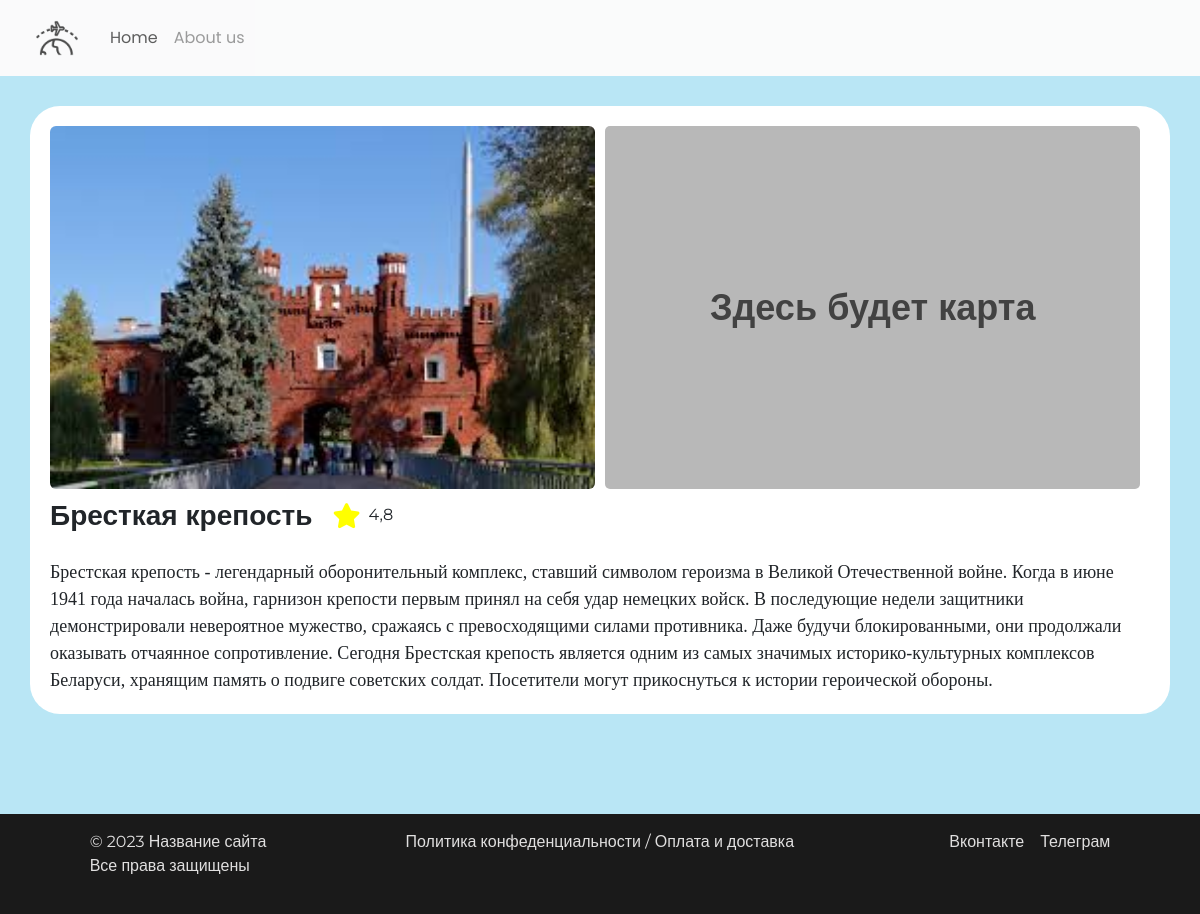
The page /tours/tour/2 on the database its author committed.
### main/models.py (models this page shows, shortened)
class Tour(models.Model):
    name = models.CharField(max_length=150)
    short_desc = models.TextField()
    full_desc = models.TextField()
    image_name = models.CharField(max_length=100)
    rating = models.FloatField()
    views = models.IntegerField()
    country = models.ForeignKey(Country, on_delete = models.CASCADE)
    category = models.ManyToManyField(Category)

### main/views.py (the view)
# urls.py: path('tours/tour/<int:pk>', views.TourDetailView.as_view(), name='tour'),
class TourDetailView(DetailView):
    model = Tour
    template_name = 'tour.html'
    context_object_name = 'tour'

### main/templates/tour.html (shortened to what this page needs)
{% extends "base.html" %}
{% load static %}
{% block style %}
    <link rel="stylesheet" href="{% static "/styles/tour.css" %}">
{% endblock %}
{% block content %}
<main>
<div class="cont h-auto">
    <div class="top d-flex info row">
        <div class="img_block col-lg-12">
            <img src="{% static "/img/tour/" %}{{tour.image_name}}.jpg" class="img-fluid rounded">
            <div class="map">
                <p>Здесь будет карта </p>
            </div>
        </div>
        <div class="title col-lg-12">
            <h3 class="fw-bold">{{tour.name}}</h3>
            <div style="display: flex;">
                <i class="fa-solid fa-star me-2" style="color: yellow; font-size: 25px;"></i>
                <p>{{tour.rating}}</p>
            </div>
        </div>
    </div>
    <div class="desc mt-3" style="font-family: Comic Sans MS;">{{tour.full_desc}}</div>
</div>
</main>
{% endblock %}

### main/static/styles/style.css (style rules this page uses)
html, body { width: 100%; height: 100%; box-sizing: border-box; }
main { padding: 30px; padding-bottom: 100px; background-color: rgb(185, 230, 245); font-family: "Montserrat", sans-serif; }
main .cont { width: 100%; height: 700px; background-color: white; border-radius: 30px; padding: 20px; }

### main/static/styles/tour.css (style rules this page uses)
.info { display: flex; flex-direction: column; }
.img_block { display: flex; }
.img_block .map { background-color: rgb(184, 184, 184); margin: 0 10px; width: 49%; display: flex; justify-content: center; border-radius: 5px; }
.img_block .map p { font-weight: bold; color: rgb(66, 66, 66); font-size: 36px; margin: auto; }
.img_block img { width: 50%; }
.title { display: flex; align-items: baseline; margin-top: 10px; }
.title h3 { margin-right: 20px; }
.desc { font-size: 18px; }

### rows shown on the page
Tour: image_name (picture), name "Бресткая крепость", rating "4,8", full_desc "Брестская крепость - легендарный оборонительный комплекс, ставший символом героизма в Великой Отечественной войне. Когда в июне 1941 года началась война, гарнизон крепости первым принял на себя удар немецких войск. В последующие недели защитники демонстрировали невероятное мужество, сражаясь с превосходящими силами противника. Даже будучи блокированными, они продолжали оказывать отчаянное сопротивление. Сегодня Брестская крепость является одним из самых значимых историко-культурных комплексов Беларуси, хранящим память о подвиге советских солдат. Посетители могут прикоснуться к истории героической обороны."
